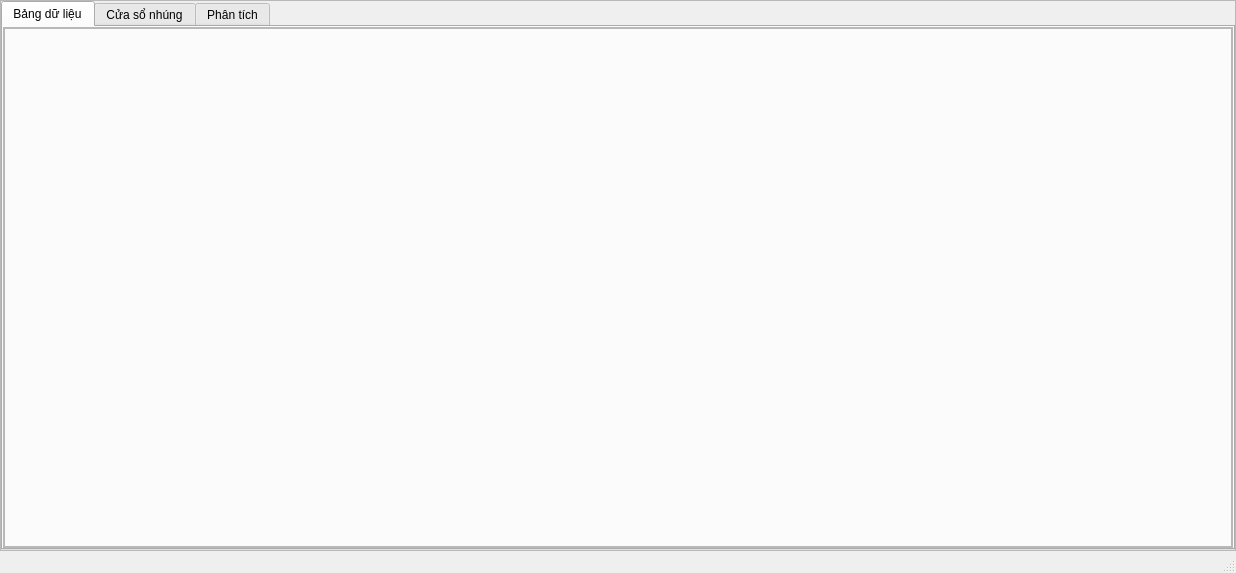
<?xml version="1.0" encoding="UTF-8"?>
<ui version="4.0">
 <class>MainWindow</class>
 <widget class="QMainWindow" name="MainWindow">
  <property name="geometry">
   <rect>
    <x>0</x>
    <y>0</y>
    <width>1236</width>
    <height>573</height>
   </rect>
  </property>
  <property name="windowTitle">
   <string>MainWindow</string>
  </property>
  <property name="styleSheet">
   <string notr="true">/*initial */
* {
    margin: 0;
    padding: 0;
}
QTableWidget {
    font-size: 12px
}
QTableWidget::indicator {
    width: 8px;
    height: 8px;
}
QTableWidget::indicator:checked {
    background-color: #0078d7;
    border: 1px solid #555;
}
QTableWidget::indicator:unchecked {
    background-color: white;
    border: 1px solid #555;
}
QTableWidget {
    border-radius: 10px;
    background-color: transparent
}
QTableWidget::item {
    border-radius: 3px;
    margin-bottom: 3px;
    margin-right: 3px;
}
QTableWidget::item:selected {
    color: rgb(255, 255, 255);
	background-color: rgba(240, 240, 240, 50);
    border: 0px;
}
</string>
  </property>
  <widget class="QWidget" name="centralwidget">
   <layout class="QHBoxLayout" name="horizontalLayout">
    <property name="spacing">
     <number>0</number>
    </property>
    <property name="leftMargin">
     <number>0</number>
    </property>
    <property name="topMargin">
     <number>0</number>
    </property>
    <property name="rightMargin">
     <number>0</number>
    </property>
    <property name="bottomMargin">
     <number>0</number>
    </property>
    <item>
     <widget class="QFrame" name="frame">
      <property name="frameShape">
       <enum>QFrame::StyledPanel</enum>
      </property>
      <property name="frameShadow">
       <enum>QFrame::Raised</enum>
      </property>
      <layout class="QHBoxLayout" name="horizontalLayout_2">
       <property name="leftMargin">
        <number>0</number>
       </property>
       <property name="topMargin">
        <number>0</number>
       </property>
       <property name="rightMargin">
        <number>0</number>
       </property>
       <property name="bottomMargin">
        <number>0</number>
       </property>
       <item>
        <widget class="QTabWidget" name="tabWidget">
         <property name="currentIndex">
          <number>0</number>
         </property>
         <widget class="QWidget" name="tab">
          <attribute name="title">
           <string>Bảng dữ liệu</string>
          </attribute>
          <layout class="QHBoxLayout" name="horizontalLayout_3">
           <property name="leftMargin">
            <number>0</number>
           </property>
           <property name="topMargin">
            <number>0</number>
           </property>
           <property name="rightMargin">
            <number>0</number>
           </property>
           <property name="bottomMargin">
            <number>0</number>
           </property>
           <item>
            <widget class="QFrame" name="frame_2">
             <property name="frameShape">
              <enum>QFrame::StyledPanel</enum>
             </property>
             <property name="frameShadow">
              <enum>QFrame::Raised</enum>
             </property>
             <layout class="QVBoxLayout" name="verticalLayout">
              <property name="leftMargin">
               <number>0</number>
              </property>
              <property name="topMargin">
               <number>0</number>
              </property>
              <property name="rightMargin">
               <number>0</number>
              </property>
              <property name="bottomMargin">
               <number>0</number>
              </property>
              <item>
               <widget class="QFrame" name="frame_3">
                <property name="sizePolicy">
                 <sizepolicy hsizetype="Preferred" vsizetype="Expanding">
                  <horstretch>0</horstretch>
                  <verstretch>0</verstretch>
                 </sizepolicy>
                </property>
                <property name="frameShape">
                 <enum>QFrame::StyledPanel</enum>
                </property>
                <property name="frameShadow">
                 <enum>QFrame::Raised</enum>
                </property>
                <layout class="QVBoxLayout" name="verticalLayout_4">
                 <property name="leftMargin">
                  <number>0</number>
                 </property>
                 <property name="topMargin">
                  <number>0</number>
                 </property>
                 <property name="rightMargin">
                  <number>0</number>
                 </property>
                 <property name="bottomMargin">
                  <number>0</number>
                 </property>
                 <item>
                  <widget class="QTableWidget" name="tableWidget">
                   <property name="sortingEnabled">
                    <bool>true</bool>
                   </property>
                  </widget>
                 </item>
                </layout>
               </widget>
              </item>
             </layout>
            </widget>
           </item>
          </layout>
         </widget>
         <widget class="QWidget" name="tab_2">
          <attribute name="title">
           <string>Cửa sổ nhúng</string>
          </attribute>
          <layout class="QVBoxLayout" name="verticalLayout_3">
           <property name="leftMargin">
            <number>0</number>
           </property>
           <property name="topMargin">
            <number>0</number>
           </property>
           <property name="rightMargin">
            <number>0</number>
           </property>
           <property name="bottomMargin">
            <number>0</number>
           </property>
           <item>
            <widget class="QFrame" name="frame_5">
             <property name="sizePolicy">
              <sizepolicy hsizetype="Preferred" vsizetype="Expanding">
               <horstretch>0</horstretch>
               <verstretch>0</verstretch>
              </sizepolicy>
             </property>
             <property name="frameShape">
              <enum>QFrame::StyledPanel</enum>
             </property>
             <property name="frameShadow">
              <enum>QFrame::Raised</enum>
             </property>
             <layout class="QHBoxLayout" name="horizontalLayout_4">
              <property name="leftMargin">
               <number>0</number>
              </property>
              <property name="topMargin">
               <number>0</number>
              </property>
              <property name="rightMargin">
               <number>0</number>
              </property>
              <property name="bottomMargin">
               <number>0</number>
              </property>
              <item>
               <widget class="QFrame" name="frame_browser_1">
                <property name="frameShape">
                 <enum>QFrame::StyledPanel</enum>
                </property>
                <property name="frameShadow">
                 <enum>QFrame::Raised</enum>
                </property>
               </widget>
              </item>
              <item>
               <widget class="QFrame" name="frame_browser_2">
                <property name="frameShape">
                 <enum>QFrame::StyledPanel</enum>
                </property>
                <property name="frameShadow">
                 <enum>QFrame::Raised</enum>
                </property>
               </widget>
              </item>
              <item>
               <widget class="QFrame" name="frame_browser_3">
                <property name="frameShape">
                 <enum>QFrame::StyledPanel</enum>
                </property>
                <property name="frameShadow">
                 <enum>QFrame::Raised</enum>
                </property>
               </widget>
              </item>
              <item>
               <widget class="QFrame" name="frame_browser_4">
                <property name="frameShape">
                 <enum>QFrame::StyledPanel</enum>
                </property>
                <property name="frameShadow">
                 <enum>QFrame::Raised</enum>
                </property>
               </widget>
              </item>
             </layout>
            </widget>
           </item>
           <item>
            <widget class="QFrame" name="frame_4">
             <property name="frameShape">
              <enum>QFrame::StyledPanel</enum>
             </property>
             <property name="frameShadow">
              <enum>QFrame::Raised</enum>
             </property>
             <layout class="QVBoxLayout" name="verticalLayout_2">
              <property name="leftMargin">
               <number>0</number>
              </property>
              <property name="topMargin">
               <number>0</number>
              </property>
              <property name="rightMargin">
               <number>0</number>
              </property>
              <property name="bottomMargin">
               <number>0</number>
              </property>
              <item>
               <widget class="QPushButton" name="start_scroll_page">
                <property name="text">
                 <string>Bắt đầu cuộn trang</string>
                </property>
               </widget>
              </item>
             </layout>
            </widget>
           </item>
          </layout>
         </widget>
         <widget class="QWidget" name="tab_3">
          <attribute name="title">
           <string>Phân tích</string>
          </attribute>
         </widget>
        </widget>
       </item>
      </layout>
     </widget>
    </item>
   </layout>
  </widget>
  <widget class="QStatusBar" name="statusbar"/>
 </widget>
 <resources/>
 <connections/>
</ui>
